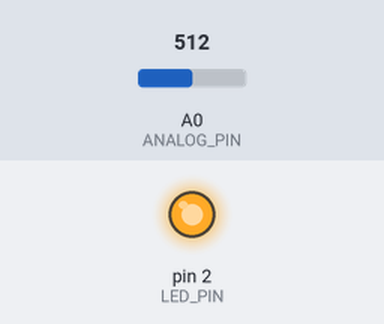
Recording of a sketch running on a simulated Arduino Uno, built with avr-gcc and run on an emulated ATmega328P. On the bench: output pins drawn as LEDs (lit = HIGH). Inputs (shaded band) come from the test bench; at power-on: A0 (ANALOG_PIN) = 512. What the sketch prints to the serial monitor is not drawn.

Above: at 0.1 s.
Timing chart, 0 to 1.6 s (numbered marks = the images above):
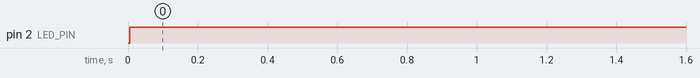

The sketch:

snap_switch.ino
```cpp
// Define the pins connected to the sound sensor and the LED
const int ANALOG_PIN = A0;  // GPIO 36 (A0) for Analog Output
const int LED_PIN = 2;     // GPIO 27 for the LED

// Define the threshold for sound detection
const int SOUND_THRESHOLD = 1;

// Variables to manage the LED state and detect a rising edge event
bool ledState = false;           // Tracks the current state of the LED (false = OFF, true = ON)
bool wasAboveThreshold = false;  // Flag to detect when the sound level crosses the threshold

void setup() {
  // Initialize Serial Communication for debugging
  Serial.begin(115200);
  Serial.println("\nSound Sensor Toggle Control Initialized...");
  Serial.println("------------------------------------");

  // Set the LED pin as an output and initialize it to LOW (off)
  pinMode(LED_PIN, OUTPUT);
  digitalWrite(LED_PIN, LOW);
}

void loop() {
  // Read the value from the Analog Output pin.
  int analogValue = analogRead(ANALOG_PIN);

  // Print the current analog value for diagnostics
  Serial.print("Analog Value (Intensity): ");
  Serial.println(analogValue);

  // Check if the sound intensity is above the threshold
  if (analogValue > SOUND_THRESHOLD) {
    // If the sound is above the threshold and it was NOT above the threshold
    // in the previous loop cycle, this is a "rising edge" event.
    if (!wasAboveThreshold) {
      // Invert the LED's state
      ledState = !ledState;

      // Update the LED to the new state
      digitalWrite(LED_PIN, ledState);

      // Print a message to the Serial Monitor
      if (ledState) {
        Serial.println("Threshold met! LED is now ON.");
      } else {
        Serial.println("Threshold met again! LED is now OFF.");
      }

      // Set the flag to true to prevent the toggle from happening
      // repeatedly while the sound is still above the threshold.
      wasAboveThreshold = true;
    }
  } else {
    // If the sound is below the threshold, reset the flag.
    // This allows the toggle to happen again the next time the threshold is met.
    wasAboveThreshold = false;
  }

  // Wait for a short moment before the next reading
  delay(500);
}
```

Measured:
- by itself, pin 2 (LED_PIN): LOW → HIGH at 0.00 s
